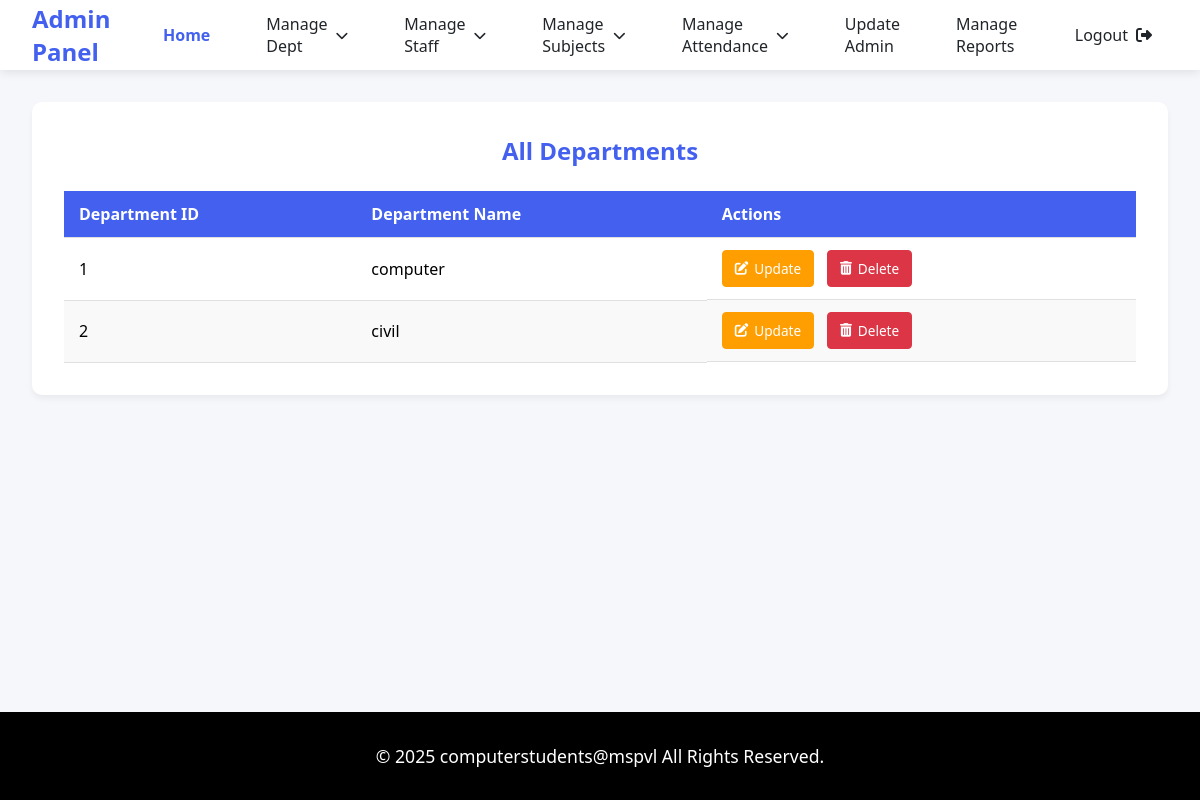
The app's page /view_dept, older data.
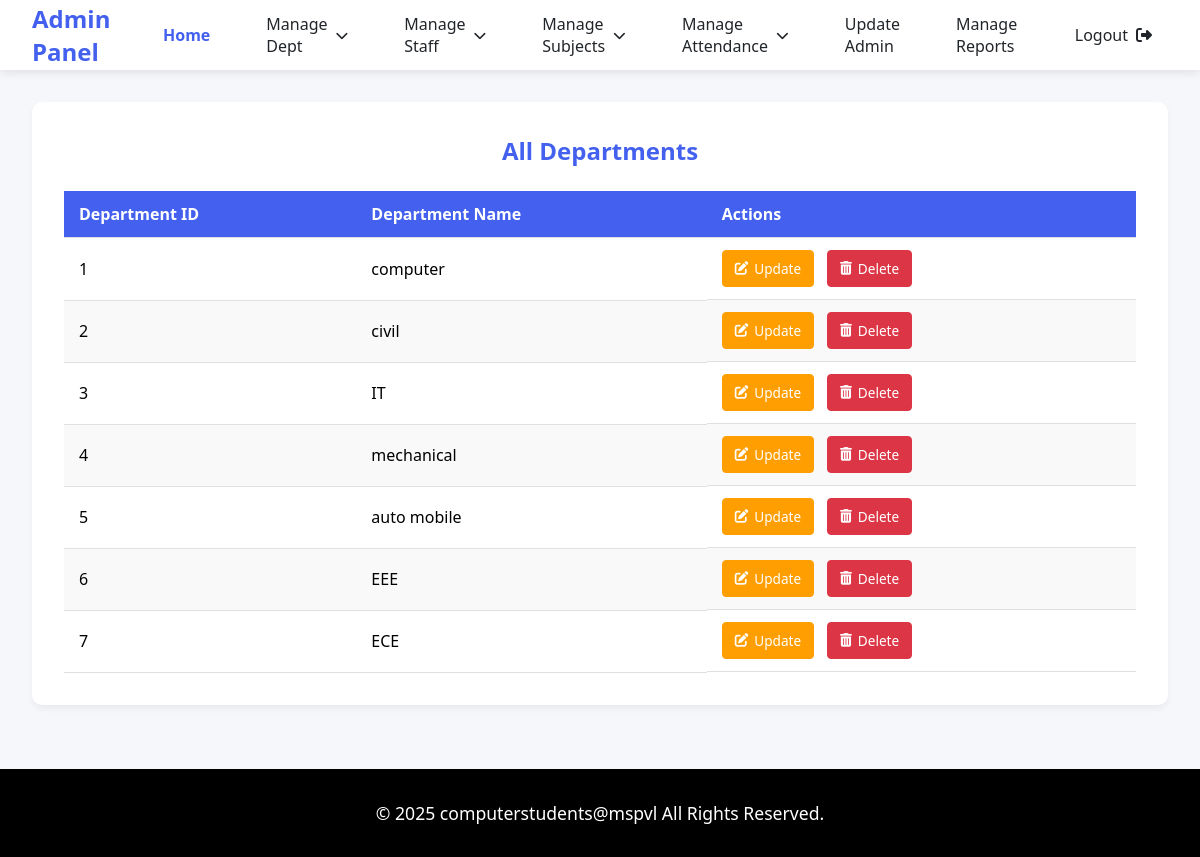
The same page, newer data.
### tables this page shows
CREATE TABLE "dept_tb" (
	"deptid"	INTEGER NOT NULL UNIQUE,
	"deptname"	TEXT NOT NULL UNIQUE,
	PRIMARY KEY("deptid")
);

### app.py (the view)
@app.route('/view_dept')
def view_dept():
    con = sqlite3.connect('spm_db.db')
    cur = con.cursor()
    cur.execute("SELECT * FROM dept_tb")
    departments = cur.fetchall()
    con.close()
    return render_template('admin/view_dept.html', departments=departments)

### templates/admin/view_dept.html (shortened to what this page needs)
<!DOCTYPE html>
<html lang="en">
<head>
    <link rel="stylesheet" href="https://cdnjs.cloudflare.com/ajax/libs/font-awesome/6.4.0/css/all.min.css">
    <link rel="stylesheet" href="static/css/style.css">
</head>
<body>
    <nav class="navbar">
        <a href="#" class="navbar-brand">Admin Panel</a>
        <div class="nav-menu">
            <a href="{{url_for('admin_dashboard')}}" class="nav-item active">Home</a>
            <div class="dropdown">
                <a href="#" class="nav-item dropdown-toggle">Manage Dept</a>
            </div>
            <div class="dropdown">
                <a href="#" class="nav-item dropdown-toggle">Manage Staff</a>
            </div>
            <div class="dropdown">
                <a href="#" class="nav-item dropdown-toggle">Manage Subjects</a>
            </div>
            <div class="dropdown">
                <a href="#" class="nav-item dropdown-toggle">Manage Attendance</a>
            </div>
            <a href="{{url_for('update_admin')}}" class="nav-item">Update Admin</a>
            <a href="{{url_for('generate_report')}}" class="nav-item">Manage Reports</a>
            <a href="{{url_for('home')}}"class="nav-item" id="logout-link">
                <span>Logout</span>
                <i class="fas fa-sign-out-alt"></i>
            </a>
        </div>
    </nav>
    <div class="main-content">
        <div class="table-container">
            <h2>All Departments</h2>
            <table class="dept-table">
                <thead>
                    <tr>
                        <th>Department ID</th>
                        <th>Department Name</th>
                        <th>Actions</th>
                    </tr>
                </thead>
                <tbody>
                    {% for dept in departments %}
                    <tr>
                        <td>{{ dept[0] }}</td>
                        <td>{{ dept[1] }}</td>
                        <td class="action-buttons">
                            <a href="{{ url_for('update_dept_form', deptid=dept[0],deptname=dept[1]) }}" class="btn-update">
                                <i class="fas fa-edit"></i> Update
                            </a>
                            <a href="{{ url_for('delete_dept', deptid=dept[0]) }}" class="btn-delete" onclick="return confirm('Are you sure you want to delete this department?')">
                                <i class="fas fa-trash-alt"></i> Delete
                            </a>
                        </td>
                    </tr>
                    {% endfor %}
                </tbody>
            </table>
        </div>
    </div>
    <footer class="footer">
        <p class="copyright">© 2025 computerstudents@mspvl All Rights Reserved.</p>
    </footer>
</body>
</html>

Row changes from the older to the newer data that the page shows:
added dept_tb: deptid "3", deptname "IT"
added dept_tb: deptid "4", deptname "mechanical"
added dept_tb: deptid "5", deptname "auto mobile"
added dept_tb: deptid "6", deptname "EEE"
added dept_tb: deptid "7", deptname "ECE"
